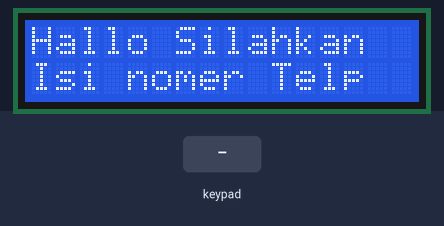
Simulated run of this sketch. Board: Arduino Uno, built with avr-gcc and run on an emulated ATmega328P. Parts: 16×2 character LCD. The inputs (shaded band) are chosen by the test bench. What the sketch prints to the serial monitor is not drawn.

Above: at 1.2 s.
1.3 s: keypad keys 5 4 3 2 # pressed 0.4 s apart
At 4.6 s:
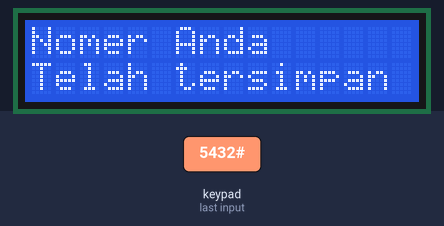
5.4 s: key 'A' pressed
8.4 s: key 'B' pressed
At 9.7 s:
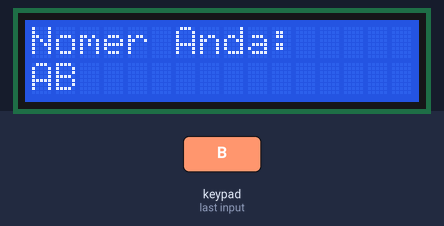
10.7 s: keypad keys 5 4 3 2 A pressed 0.4 s apart
At 12.8 s:
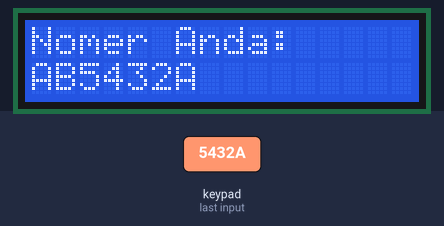
14.2 s: key 'C' pressed
At 15.4 s:
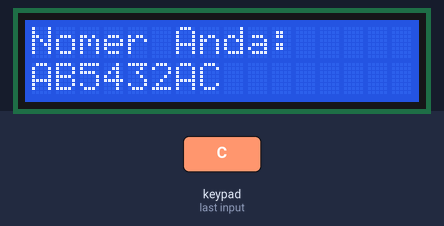
15.7 s: keypad keys 5 4 3 2 D pressed 0.4 s apart
At 17.8 s:
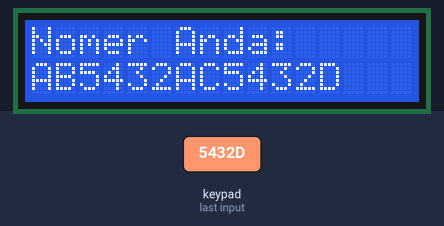
Timing chart, 0 to 19.3 s (numbered marks = the images above; inputs shaded):
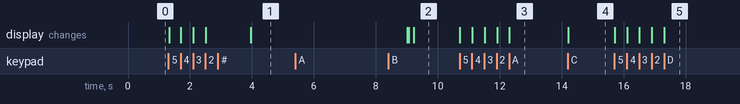

The sketch:

arduino_keypad_to_nodemcu.ino
```cpp
#include <SoftwareSerial.h>
#include <Keypad.h>
#include <LiquidCrystal_I2C.h> // Library for I2C LCD

SoftwareSerial myserial(12, 13); // RX TX
LiquidCrystal_I2C lcd(0x27, 16, 2); // I2C address 0x27, 16 columns, 2 rows

bool isNumberEntered = false; // Variable to track whether a number is entered
unsigned long lastKeyPressTime = 0;
bool isScreenCleared = false;

void setup() {
  Serial.begin(9600);
  myserial.begin(9600);
  lcd.init(); // Initialize LCD
  lcd.backlight(); // Turn on backlight
  lcd.setCursor(0, 0);
  lcd.print("Hallo Silahkan");
  lcd.setCursor(0, 1);
  lcd.print("Isi nomer Telp");
}

const byte ROWS = 4; // 4 rows
const byte COLS = 4; // 4 columns
char keys[ROWS][COLS] = {
  {'1', '2', '3', 'A'},
  {'4', '5', '6', 'B'},
  {'7', '8', '9', 'C'},
  {'*', '0', '#', 'D'}
};

byte colPins[COLS] = {5, 4, 3, 2}; // pin 2,3,4,5 for keypad column pin (refer to the diagram)
byte rowPins[ROWS] = {9, 8, 7, 6}; // pin 6,7,8,9 for keypad row pin (refer to the diagram)
Keypad keypad = Keypad(makeKeymap(keys), rowPins, colPins, ROWS, COLS);

#define MAX_INPUT_LENGTH 20 // Maximum input length

char buffer[MAX_INPUT_LENGTH]; // Buffer to store input
int bufferIndex = 0; // Index to track buffer position

void sendBufferContent() {
  Serial.println(); // Move to next line
  Serial.print("Input data: ");
  myserial.write(buffer, bufferIndex); // Send the entire buffer content as a string

  // Display on LCD
  lcd.clear(); // Clear LCD
  lcd.setCursor(0, 0); // Set cursor to first column of first row
  if (isNumberEntered) {
    lcd.print("Nomer Anda: "); // Update display message
  }
  lcd.setCursor(0, 1); // Set cursor to first column of second row
  lcd.print(buffer);
  lcd.backlight(); // Turn on backlight

  Serial.println(); // Move to next line
}

void loop() {
  char key = keypad.getKey();
  if (key) {
    lastKeyPressTime = millis();

    if (!isNumberEntered) {
      lcd.clear();
      lcd.setCursor(0, 0);
      lcd.print("Nomer Anda: ");
      isNumberEntered = true;
      isScreenCleared = false; // Reset the screen clearing flag
    }

    if (key != '#' && key != '*') {
      buffer[bufferIndex++] = key;
      Serial.print(key);

      lcd.setCursor(bufferIndex - 1, 1);
      lcd.print(" ");

      lcd.setCursor(bufferIndex - 1, 1);
      lcd.print(key);

      if (bufferIndex >= MAX_INPUT_LENGTH) {
        sendBufferContent();
        bufferIndex = 0;
        memset(buffer, 0, sizeof(buffer));
      }
    } else if (key == '*') { // Asterisk key is pressed (backspace)
      if (bufferIndex > 0) {
        bufferIndex--;
        buffer[bufferIndex] = '\0'; // Null terminate the removed character

        // Clear the character from LCD
        lcd.setCursor(bufferIndex, 1);
        lcd.print(" ");
      }
    } else { // Pound key is pressed
      sendBufferContent();
      bufferIndex = 0;
      memset(buffer, 0, sizeof(buffer));
      delay(1000);
      lcd.clear();
      lcd.setCursor(0, 0);
      lcd.print("Nomer Anda");
      lcd.setCursor(0, 1);
      lcd.print("Telah tersimpan");
      delay(5000);
      lcd.clear();
      lcd.setCursor(0, 0);
      lcd.print("Hallo Silahkan");
      lcd.setCursor(0, 1);
      lcd.print("Isi nomer Telp");
      isNumberEntered = false;
      isScreenCleared = false; // Reset the screen clearing flag
    }
  }

  // Check if no key has been pressed for 10 seconds
  // Check if no key has been pressed for 10 seconds
  if (millis() - lastKeyPressTime > 5000 && !isNumberEntered && !isScreenCleared) {
    lcd.clear();
    lcd.setCursor(0, 0);
    lcd.print("Hallo Silahkan");
    lcd.setCursor(0, 1);
    lcd.print("Isi nomer Telp");
    isScreenCleared = true; // Set the screen clearing flag
  }

}
```

Measured:
- after the input at 1.3 s, the display: first changes at once (image 1 shows a later state)
- after the input at 5.4 s, every drawn part: stays the same
- after the input at 8.4 s, the display: first differs from a run without the input after 0.82 s (image 2)
- after the input at 10.7 s, the display: first changes at once (image 3 shows a later state)
- after the input at 14.2 s, the display: changes at once (image 4)
- after the input at 15.7 s, the display: first changes at once (image 5 shows a later state)
